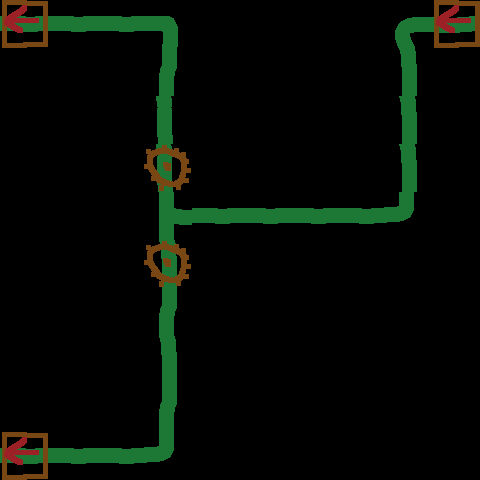

Below is a game level as drawn by its tile map, then a one-line description and the .tmx file that defines it, in full:
An orthogonal 10x10 tile map with 48x48 px tiles, 5 tile layers (lines, fighterOut, machines, fighterIn, ...).

<map version="1.5" tiledversion="1.7.2" orientation="orthogonal" renderorder="right-down" width="10" height="10" tilewidth="48" tileheight="48" infinite="0" nextlayerid="6" nextobjectid="1">
 <tileset firstgid="1" name="factory" tilewidth="48" tileheight="48" tilecount="48" columns="6">
  <image source="factory.png" width="288" height="400" />
 </tileset>
 <layer id="1" name="lines" width="10" height="10">
  <data encoding="csv">
14,14,14,3,0,0,0,0,1,2,
0,0,0,9,0,0,0,0,7,0,
0,0,0,26,0,0,0,0,7,0,
0,0,0,26,0,0,0,0,7,0,
0,0,0,38,14,14,14,14,15,0,
0,0,0,7,0,0,0,0,0,0,
0,0,0,9,0,0,0,0,0,0,
0,0,0,7,0,0,0,0,0,0,
0,0,0,9,0,0,0,0,0,0,
14,14,14,15,0,0,0,0,0,0
</data>
 </layer>
 <layer id="4" name="fighterOut" width="10" height="10">
  <data encoding="csv">
41,0,0,0,0,0,0,0,0,0,
0,0,0,0,0,0,0,0,0,0,
0,0,0,0,0,0,0,0,0,0,
0,0,0,0,0,0,0,0,0,0,
0,0,0,0,0,0,0,0,0,0,
0,0,0,0,0,0,0,0,0,0,
0,0,0,0,0,0,0,0,0,0,
0,0,0,0,0,0,0,0,0,0,
0,0,0,0,0,0,0,0,0,0,
41,0,0,0,0,0,0,0,0,0
</data>
 </layer>
 <layer id="2" name="machines" width="10" height="10">
  <data encoding="csv">
0,0,0,0,0,0,0,0,0,0,
0,0,0,0,0,0,0,0,0,0,
0,0,0,0,0,0,0,0,0,0,
0,0,0,40,0,0,0,0,0,0,
0,0,0,0,0,0,0,0,0,0,
0,0,0,40,0,0,0,0,0,0,
0,0,0,0,0,0,0,0,0,0,
0,0,0,0,0,0,0,0,0,0,
0,0,0,0,0,0,0,0,0,0,
0,0,0,0,0,0,0,0,0,0
</data>
 </layer>
 <layer id="5" name="fighterIn" width="10" height="10">
  <data encoding="csv">
0,0,0,0,0,0,0,0,0,41,
0,0,0,0,0,0,0,0,0,0,
0,0,0,0,0,0,0,0,0,0,
0,0,0,0,0,0,0,0,0,0,
0,0,0,0,0,0,0,0,0,0,
0,0,0,0,0,0,0,0,0,0,
0,0,0,0,0,0,0,0,0,0,
0,0,0,0,0,0,0,0,0,0,
0,0,0,0,0,0,0,0,0,0,
0,0,0,0,0,0,0,0,0,0
</data>
 </layer>
 <layer id="3" name="arrows" width="10" height="10">
  <data encoding="csv">
34,0,0,0,0,0,0,0,0,34,
0,0,0,0,0,0,0,0,0,0,
0,0,0,0,0,0,0,0,0,0,
0,0,0,0,0,0,0,0,0,0,
0,0,0,0,0,0,0,0,0,0,
0,0,0,0,0,0,0,0,0,0,
0,0,0,0,0,0,0,0,0,0,
0,0,0,0,0,0,0,0,0,0,
0,0,0,0,0,0,0,0,0,0,
34,0,0,0,0,0,0,0,0,0
</data>
 </layer>
</map>